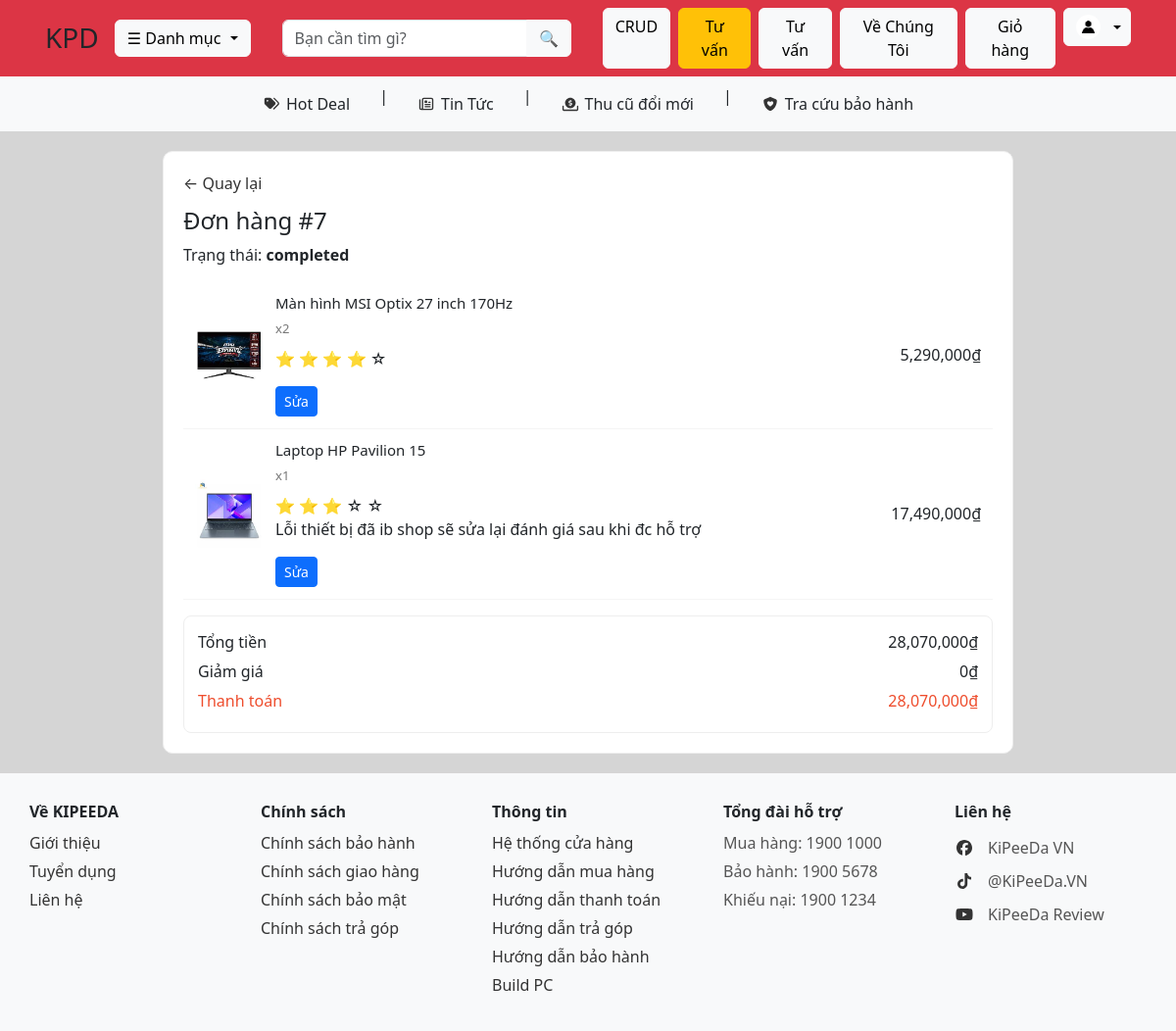
/comment.php?id=7 (signed in), run on the app's committed database.
### tables this page shows
CREATE TABLE `orders` (
  `id` int NOT NULL,
  `user_id` int NOT NULL,
  `name` varchar(255) NOT NULL,
  `phone` varchar(20) NOT NULL,
  `email` varchar(255) DEFAULT NULL,
  `address` text NOT NULL,
  `note` text,
  `total` decimal(10,0) NOT NULL,
  `discount` decimal(10,2) DEFAULT '0.00',
  `final_total` decimal(10,2) NOT NULL,
  `status` enum('pending','confirmed','shipping','completed') DEFAULT 'pending',
  `created_at` timestamp NOT NULL DEFAULT CURRENT_TIMESTAMP,
  `voucher_code` varchar(50) DEFAULT NULL
);

CREATE TABLE `order_items` (
  `id` int NOT NULL,
  `order_id` int DEFAULT NULL,
  `product_id` int DEFAULT NULL,
  `quantity` int DEFAULT NULL,
  `price` decimal(10,0) DEFAULT NULL
);

CREATE TABLE `products` (
  `id` int NOT NULL,
  `name` varchar(500) NOT NULL,
  `price` decimal(10,0) NOT NULL,
  `old_price` decimal(10,0) DEFAULT NULL,
  `image` varchar(255) NOT NULL,
  `description` text NOT NULL,
  `short_description` text NOT NULL,
  `category_id` int NOT NULL,
  `created_at` timestamp NOT NULL DEFAULT CURRENT_TIMESTAMP,
  `status` enum('0','1') NOT NULL,
  `flash_sale` enum('0','1') DEFAULT '0'
);

CREATE TABLE `reviews` (
  `id` int NOT NULL,
  `user_id` int DEFAULT NULL,
  `product_id` int DEFAULT NULL,
  `order_item_id` int DEFAULT NULL,
  `rating` int DEFAULT NULL,
  `comment` text,
  `created_at` timestamp NOT NULL DEFAULT CURRENT_TIMESTAMP
);

### Database/Database.php (called while the page is built, shortened)
<?php
class Database
{
    private $host = "localhost";
    private $user = "root";
    private $pass = "";
    private $dbname = "kipeeda";
    public $conn;
    public function __construct()
    {
        $this->conn = new mysqli(
            $this->host,
            $this->user,
            $this->pass,
            $this->dbname
        );
        $this->conn->set_charset("utf8mb4");
    }
    public function select($sql, $types = "", $params = [])
    {
        $stmt = $this->conn->prepare($sql);
        if (!empty($params)) {
            $stmt->bind_param($types, ...$params);
        }
        $stmt->execute();
        $result = $stmt->get_result();
        $data = $result ? $result->fetch_all(MYSQLI_ASSOC) : [];
        return $data;
    }
}

### comment.php (the view, shortened to what this page needs)
<?php
require_once "Database/Database.php";
$db = new Database();
$order_id = $_GET['id'] ?? 0;
$user_id = $_SESSION['id'];
$order = $db->select(
    "SELECT * FROM orders WHERE id = ? AND user_id = ?",
    "ii",
    [$order_id, $user_id]
);
$order = $order[0];
$sql = "SELECT oi.*, p.name, p.image
        FROM order_items oi
        JOIN products p ON oi.product_id = p.id
        WHERE oi.order_id = ?";
$items = $db->select($sql, "i", [$order_id]);
?>
<!DOCTYPE html>
<html lang="vi">
<head>
    <link href="https://cdn.jsdelivr.net/npm/bootstrap@5.3.3/dist/css/bootstrap.min.css" rel="stylesheet">
    <link rel="stylesheet" href="public/css/style.css">
    <link rel="stylesheet" href="public/css/comment.css">
</head>
<body>
    <?php include "navbar.php"; ?>
    <div class="order-container">
        <div class="order-box">
            <a href="completed.php" class="back-btn">← Quay lại</a>
            <h4>Đơn hàng #<?= $order['id'] ?></h4>
            <div class="order-status mb-3">
                Trạng thái: <b><?= $order['status'] ?></b>
            </div>
            <?php foreach ($items as $i):
                $review = $db->select(
                    "SELECT * FROM reviews WHERE order_item_id = ?",
                    "i",
                    [$i['id']]
                );
                $review = $review[0] ?? null;
                ?>
                <div class="product-item">
                    <img src="public/img/<?= $i['image'] ?>" class="product-img">
                    <div class="product-info">
                        <h5><?= $i['name'] ?></h5>
                        <span>x<?= $i['quantity'] ?></span>
                        <?php if ($order['status'] == 'completed'): ?>
                            <?php if ($review && !isset($_GET['edit_' . $i['id']])): ?>
                                <div class="mt-2">
                                    <?php for ($s = 1; $s <= 5; $s++): ?>
                                        <?= $s <= $review['rating'] ? '⭐' : '☆' ?>
                                    <?php endfor; ?>
                                    <p><?= $review['comment'] ?></p>
                                    <a href="?id=<?= $order_id ?>&edit_<?= $i['id'] ?>=1" class="btn btn-sm btn-primary">
                                        Sửa
                                    </a>
                                </div>
                            <?php endif; ?>
                        <?php endif; ?>
                    </div>
                    <div class="product-price">
                        <?= number_format($i['price']) ?>₫
                    </div>
                </div>
            <?php endforeach; ?>
            <div class="total-box">
                <div class="total-row">
                    <span>Tổng tiền</span>
                    <span><?= number_format($order['total']) ?>₫</span>
                </div>
                <div class="total-row">
                    <span>Giảm giá</span>
                    <span><?= number_format($order['discount']) ?>₫</span>
                </div>
                <div class="total-final">
                    <span> Thanh toán</span>
                    <span><?= number_format($order['final_total']) ?>₫</span>
                </div>
            </div>
        </div>
    </div>
    <?php include "footer.php" ?>
</body>
</html>

### public/css/style.css (style rules this page uses)
body { background: #cfcfcfda; }
img { max-width: 100%; height: auto; }

### public/css/comment.css (style rules this page uses)
.order-container { max-width: 900px; margin: 20px auto; padding: 0 16px; }
.order-box { background: #fff; border-radius: 10px; padding: 20px; border: 1px solid #eee; }
.order-status { margin-bottom: 16px; font-weight: 500; }
.product-item { display: flex; align-items: center; gap: 12px; padding: 12px; border-bottom: 1px solid #f5f5f5; }
.product-img { width: 70px; height: 70px; object-fit: cover; border-radius: 6px; }
.product-info { flex: 1; }
.product-info h5 { font-size: 15px; margin-bottom: 4px; }
.product-info span { font-size: 13px; color: #777; }
.product-price { text-align: right; }
.total-box { margin-top: 16px; background: #fff; border: 1px solid #eee; border-radius: 8px; padding: 14px; }
.total-row { display: flex; justify-content: space-between; margin-bottom: 6px; }
.total-final { display: flex; justify-content: space-between; margin-bottom: 6px; color: #ee4d2d; }
.back-btn { margin-bottom: 12px; display: inline-block; text-decoration: none; color: #333; }

### data on the page
orders: id "7", status "completed", total "28,070,000", discount "0", final_total "28,070,000"
order_items: product.image (picture), product.name "Màn hình MSI Optix 27 inch 170Hz", quantity "2", price "5,290,000"
order_items: product.image (picture), product.name "Laptop HP Pavilion 15", quantity "1", reviews.comment "Lỗi thiết bị đã ib shop sẽ sửa lại đánh giá sau khi đc hỗ trợ", price "17,490,000"
